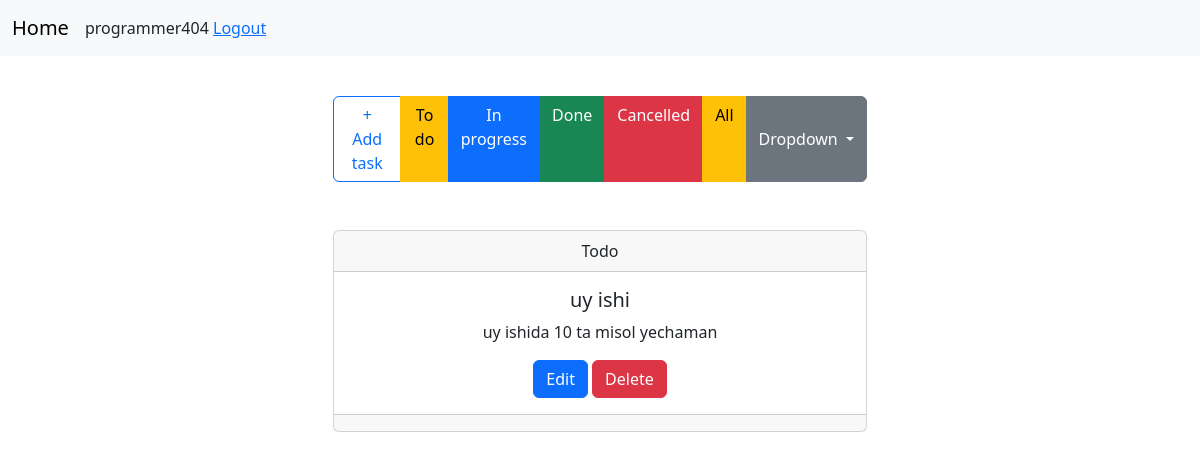
/?f=Todo (signed in), run on the app's committed database.
### task/models.py (models this page shows)
class Task(models.Model):
    STATUS = (
        ('Todo', 'Todo'),
        ('In progress', 'In progress'),
        ('Done', 'Done'),
        ('Cancelled', 'Cancelled')
    )
    user = models.ForeignKey('auth.User', models.CASCADE)
    title = models.CharField(max_length=221, db_index=True)
    created_date = models.DateTimeField(auto_now_add=True)
    content = models.TextField(blank=True, null=True)
    status = models.CharField(choices=STATUS, max_length=20, default='Todo')

### task/views.py (the view)
# urls.py: path('', index, name='index'),
@login_required
def index(request):
    tasks = Task.objects.filter(user=request.user).order_by('-id').all()
    status = request.GET.get('f')
    if status:
        tasks = tasks.filter(status__contains=status)
    ctx = {
        'tasks': tasks
    }
    return render(request, 'task/index.html', ctx)

### templates/task/index.html (shortened to what this page needs)
{% extends 'base.html' %}
{% block content %}
    <div class="container text-center mt-4">
        <div class="row">
            <div class="col-md-6 offset-md-3">
                <div class="btn-group" role="group" aria-label="Button group with nested dropdown">
                    <a href="{% url 'task:create' %}" class="btn btn-outline-primary mr-6" type="submit"
                       id="button-addon2">+ Add task</a>
                    <a href="/?f=Todo" type="button" class="btn btn-warning">To do</a>
                    <a href="/?f=In progress" type="button" class="btn btn-primary">In progress</a>
                    <a href="/?f=Done" type="button" class="btn btn-success">Done</a>
                    <a href="/?f=Cancelled" type="button" class="btn btn-danger">Cancelled</a>
                    <a href="/" type="button" class="btn btn-warning">All</a>
                    <div class="btn-group" role="group">
                        <button type="button" class="btn btn-secondary dropdown-toggle" data-bs-toggle="dropdown"
                                aria-expanded="false">
                            Dropdown
                        </button>
                    </div>
                </div>
                <ul class="list-group">
                    {% for task in tasks %}
                        <div class="todo-card mt-5">
                            <div class="card">
                                <div class="card-header">
                                    {{ task.status }}
                                </div>
                                <div class="card-body">
                                    <h5 class="card-title">{{ task.title }}</h5>
                                    <p class="card-text">{{ task.content }}</p>
                                    <a href="/edit/{{ task.id }}/" class="btn btn-primary">Edit</a>
                                    <a href="/delete/{{ task.id }}/" class="btn btn-danger">Delete</a>
                                </div>
                                <div class="card-footer text-muted d-flex">
                                </div>
                            </div>
                        </div>
                    {% endfor %}
                </ul>
            </div>
        </div>
    </div>
{% endblock %}

### templates/navbar.html (shortened to what this page needs)
<nav class="navbar navbar-expand-lg bg-body-tertiary">
    <div class="container-fluid">
        <a class="navbar-brand" href="/">Home</a>
        <div class="collapse navbar-collapse" id="navbarSupportedContent">
            <ul class="navbar-nav me-auto mb-2 mb-lg-0">
                <li class="nav-item">
                    <span>{{ request.user.username }}</span>
                    {% if request.user.is_authenticated %}
                        <span><a href="{% url 'task:logout' %}">Logout</a></span>
                    {% else %}
                        <span><a href="{% url 'task:login' %}">Login</a></span>
                    {% endif %}
                </li>
            </ul>
        </div>
    </div>
</nav>

### data on the page
Task: status "Todo", title "uy ishi", content "uy ishida 10 ta misol yechaman"

### other printed values
{{ request.user.username }} "programmer404"
